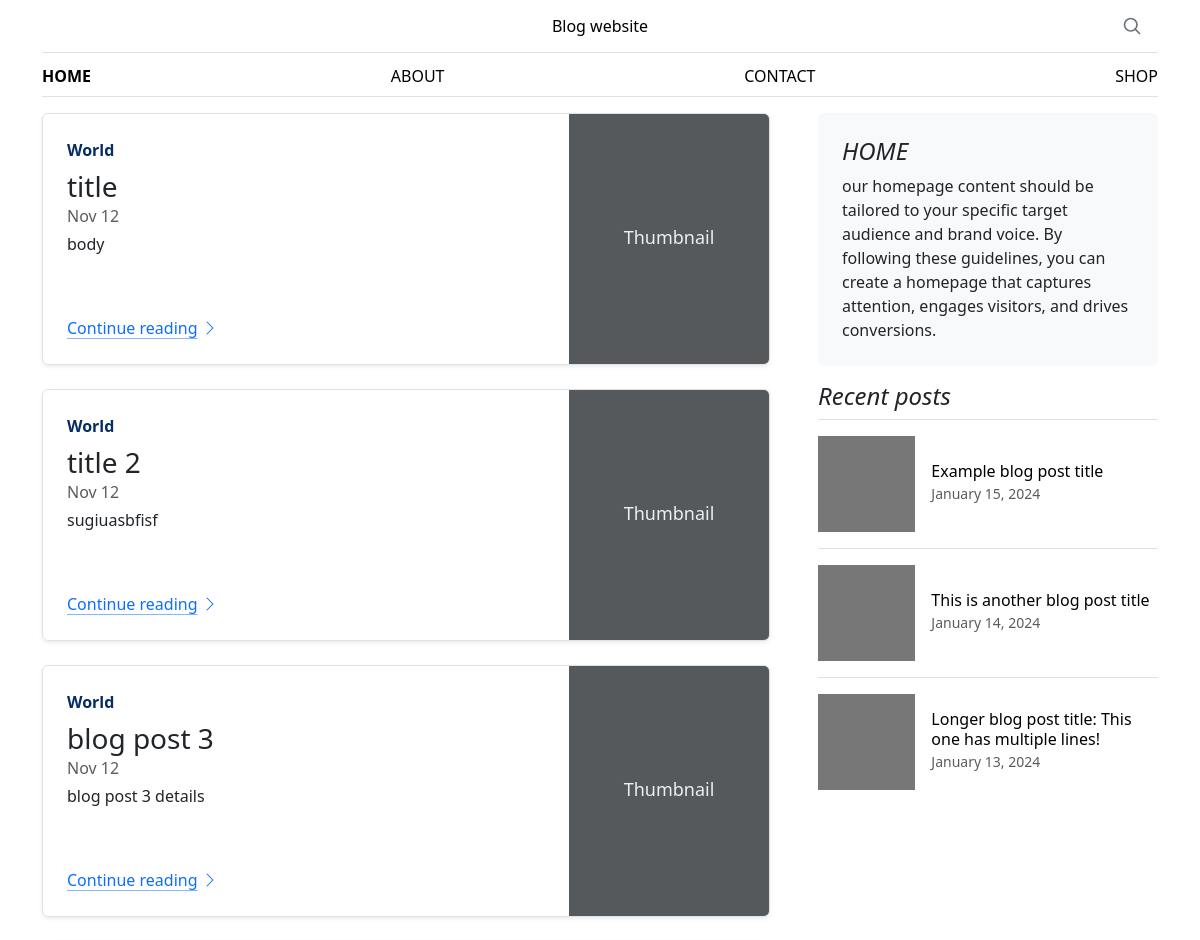
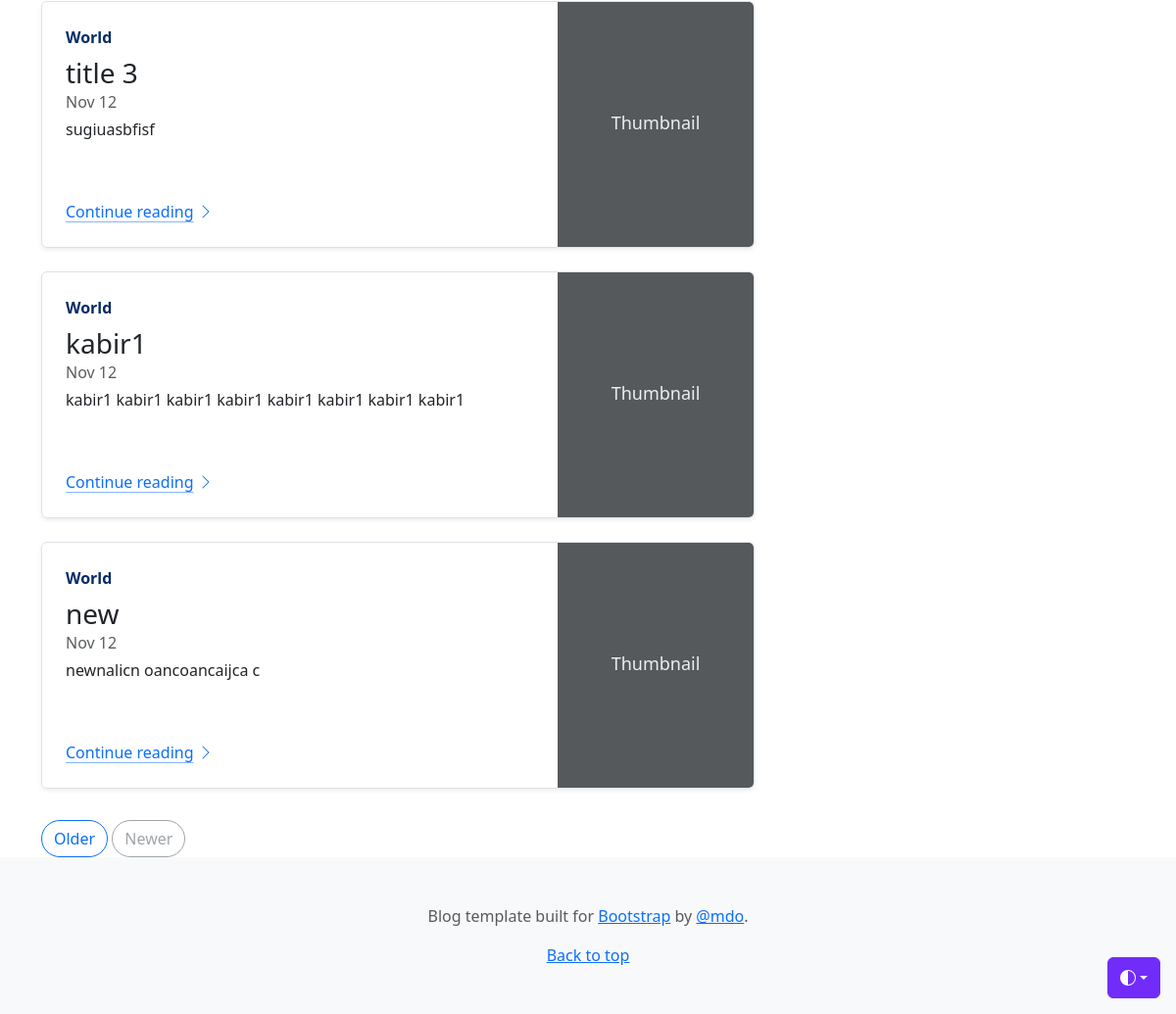
The page / on the database its author committed (2 pictures, top to bottom).
### blog/models.py (models this page shows)
class Post(models.Model):
    author = models.ForeignKey(User, on_delete=models.CASCADE)
    title = models.CharField(max_length=200)
    body = models.TextField()
    created_at = models.DateTimeField(auto_now_add=True)
    updated_at = models.DateTimeField(auto_now=True)

### blog/views.py (the view)
# urls.py: path('', views.index, name='index'),
def index(request):
    posts = Post.objects.all()
    page_title = 'Blog page'
    home_content = 'our homepage content should be tailored to your specific target audience and brand voice. By following these guidelines, you can create a homepage that captures attention, engages visitors, and drives conversions.'
    context = {
        'posts': posts,
        'page_title': page_title,
        'home_content': home_content
    }
    return render(request, 'blog/index.html', context)

### blog/templates/blog/index.html (shortened to what this page needs)
<!DOCTYPE html>
<html>
    <head>
        <link href="https://cdn.jsdelivr.net/npm/bootstrap@5.3.3/dist/css/bootstrap.min.css" rel="stylesheet">
    </head>
<body>
  <div class="dropdown position-fixed bottom-0 end-0 mb-3 me-3 bd-mode-toggle">
    <button class="btn btn-bd-primary py-2 dropdown-toggle d-flex align-items-center"
            id="bd-theme"
            type="button"
            aria-expanded="false"
            data-bs-toggle="dropdown"
            aria-label="Toggle theme (auto)">
      <svg class="bi my-1 theme-icon-active" width="1em" height="1em"><use href="#circle-half"></use></svg>
    </button>
  </div>
<div class="container">
<header class="border-bottom lh-1 py-3">
  <div class="row flex-nowrap justify-content-between align-items-center">
    <div class="col-4 pt-1">
    </div>
    <div class="col-4 text-center">
      <a class="blog-header-logo text-body-emphasis text-decoration-none" href="#">Blog website</a>
    </div>
    <div class="col-4 d-flex justify-content-end align-items-center">
      <a class="link-secondary" href="#" aria-label="Search">
        <svg xmlns="http://www.w3.org/2000/svg" width="20" height="20" fill="none" stroke="currentColor" stroke-linecap="round" stroke-linejoin="round" stroke-width="2" class="mx-3" role="img" viewBox="0 0 24 24"><title>Search</title><circle cx="10.5" cy="10.5" r="7.5"/><path d="M21 21l-5.2-5.2"/></svg>
      </a>
    </div>
  </div>
</header>
<div class="nav-scroller py-1 mb-3 border-bottom">
  <nav class="nav nav-underline justify-content-between">
    <a class="nav-item nav-link link-body-emphasis active" href="{% url 'index' %}">HOME</a>
    <a class="nav-item nav-link link-body-emphasis" href="#">ABOUT</a>
    <a class="nav-item nav-link link-body-emphasis" href="#">CONTACT</a>
    <a class="nav-item nav-link link-body-emphasis" href="#">SHOP</a>
  </nav>
</div>
</div>
<main class="container">
<div class="row g-5">
  <div class="col-md-8">
    <div class="row mb-2">
        {% for post in posts %}
        <div class="col-md-12">
            <div class="row g-0 border rounded overflow-hidden flex-md-row mb-4 shadow-sm h-md-250 position-relative">
              <div class="col p-4 d-flex flex-column position-static">
                <strong class="d-inline-block mb-2 text-primary-emphasis">World</strong>
                <h3 class="mb-0">{{ post.title }}</h3>
                <div class="mb-1 text-body-secondary">Nov 12</div>
                <p class="card-text mb-auto">{{ post.body|truncatewords:15 }}</p>
                <a href="{% url 'detail' post.id %}" class="icon-link gap-1 icon-link-hover stretched-link">
                  Continue reading
                  <svg class="bi"><use xlink:href="#chevron-right"/></svg>
                </a>
              </div>
              <div class="col-auto d-none d-lg-block">
                <svg class="bd-placeholder-img" width="200" height="250" xmlns="http://www.w3.org/2000/svg" role="img" aria-label="Placeholder: Thumbnail" preserveAspectRatio="xMidYMid slice" focusable="false"><title>Placeholder</title><rect width="100%" height="100%" fill="#55595c"/><text x="50%" y="50%" fill="#eceeef" dy=".3em">Thumbnail</text></svg>
              </div>
            </div>
          </div>
        {% endfor %}
      </div>
    <nav class="blog-pagination" aria-label="Pagination">
      <a class="btn btn-outline-primary rounded-pill" href="#">Older</a>
      <a class="btn btn-outline-secondary rounded-pill disabled" aria-disabled="true">Newer</a>
    </nav>
  </div>
  <div class="col-md-4">
    <div class="position-sticky" style="top: 2rem;">
      <div class="p-4 mb-3 bg-body-tertiary rounded">
        <h4 class="fst-italic">HOME</h4>
        <p class="mb-0">{{ home_content }}</p>
      </div>
      <div>
        <h4 class="fst-italic">Recent posts</h4>
        <ul class="list-unstyled">
          <li>
            <a class="d-flex flex-column flex-lg-row gap-3 align-items-start align-items-lg-center py-3 link-body-emphasis text-decoration-none border-top" href="#">
              <svg class="bd-placeholder-img" width="100%" height="96" xmlns="http://www.w3.org/2000/svg" aria-hidden="true" preserveAspectRatio="xMidYMid slice" focusable="false"><rect width="100%" height="100%" fill="#777"/></svg>
              <div class="col-lg-8">
                <h6 class="mb-0">Example blog post title</h6>
                <small class="text-body-secondary">January 15, 2024</small>
              </div>
            </a>
          </li>
          <li>
            <a class="d-flex flex-column flex-lg-row gap-3 align-items-start align-items-lg-center py-3 link-body-emphasis text-decoration-none border-top" href="#">
              <svg class="bd-placeholder-img" width="100%" height="96" xmlns="http://www.w3.org/2000/svg" aria-hidden="true" preserveAspectRatio="xMidYMid slice" focusable="false"><rect width="100%" height="100%" fill="#777"/></svg>
              <div class="col-lg-8">
                <h6 class="mb-0">This is another blog post title</h6>
                <small class="text-body-secondary">January 14, 2024</small>
              </div>
            </a>
          </li>
          <li>
            <a class="d-flex flex-column flex-lg-row gap-3 align-items-start align-items-lg-center py-3 link-body-emphasis text-decoration-none border-top" href="#">
              <svg class="bd-placeholder-img" width="100%" height="96" xmlns="http://www.w3.org/2000/svg" aria-hidden="true" preserveAspectRatio="xMidYMid slice" focusable="false"><rect width="100%" height="100%" fill="#777"/></svg>
              <div class="col-lg-8">
                <h6 class="mb-0">Longer blog post title: This one has multiple lines!</h6>
                <small class="text-body-secondary">January 13, 2024</small>
              </div>
            </a>
          </li>
        </ul>
      </div>
    </div>
  </div>
</div>
</main>
<footer class="py-5 text-center text-body-secondary bg-body-tertiary">
<p>Blog template built for <a href="https://getbootstrap.com/">Bootstrap</a> by <a href="https://twitter.com/mdo">@mdo</a>.</p>
<p class="mb-0">
  <a href="#">Back to top</a>
</p>
</footer>
</body>
</html>

### blog/templates/blog/index.html (style rules this page uses)
.bd-placeholder-img { font-size: 1.125rem; text-anchor: middle; -webkit-user-select: none; -moz-user-select: none; user-select: none; }
.bi { vertical-align: -.125em; fill: currentColor; }
.nav-scroller { position: relative; z-index: 2; height: 2.75rem; overflow-y: hidden; }
.nav-scroller .nav { display: flex; flex-wrap: nowrap; padding-bottom: 1rem; margin-top: -1px; overflow-x: auto; text-align: center; white-space: nowrap; -webkit-overflow-scrolling: touch; }
.btn-bd-primary { --bd-violet-bg: #712cf9; --bd-violet-rgb: 112.520718, 44.062154, 249.437846; --bs-btn-font-weight: 600; --bs-btn-color: var(--bs-white); --bs-btn-bg: var(--bd-violet-bg); --bs-btn-border-color: var(--bd-violet-bg); --bs-btn-hover-color: var(--bs-white); --bs-btn-hover-bg: #6528e0; --bs-btn-hover-border-color: #6528e0; --bs-btn-focus-shadow-rgb: var(--bd-violet-rgb); --bs-btn-active-color: var(--bs-btn-hover-color); --bs-btn-active-bg: #5a23c8; --bs-btn-active-border-color: #5a23c8; }
.bd-mode-toggle { z-index: 1500; }

### rows shown on the page
Post: title "title", body "body"
Post: title "title 2", body "sugiuasbfisf"
Post: title "blog post 3", body "blog post 3 details"
Post: title "title 3", body "sugiuasbfisf"
Post: title "kabir1", body "kabir1 kabir1 kabir1 kabir1 kabir1 kabir1 kabir1 kabir1"
Post: title "new", body "newnalicn oancoancaijca c"
